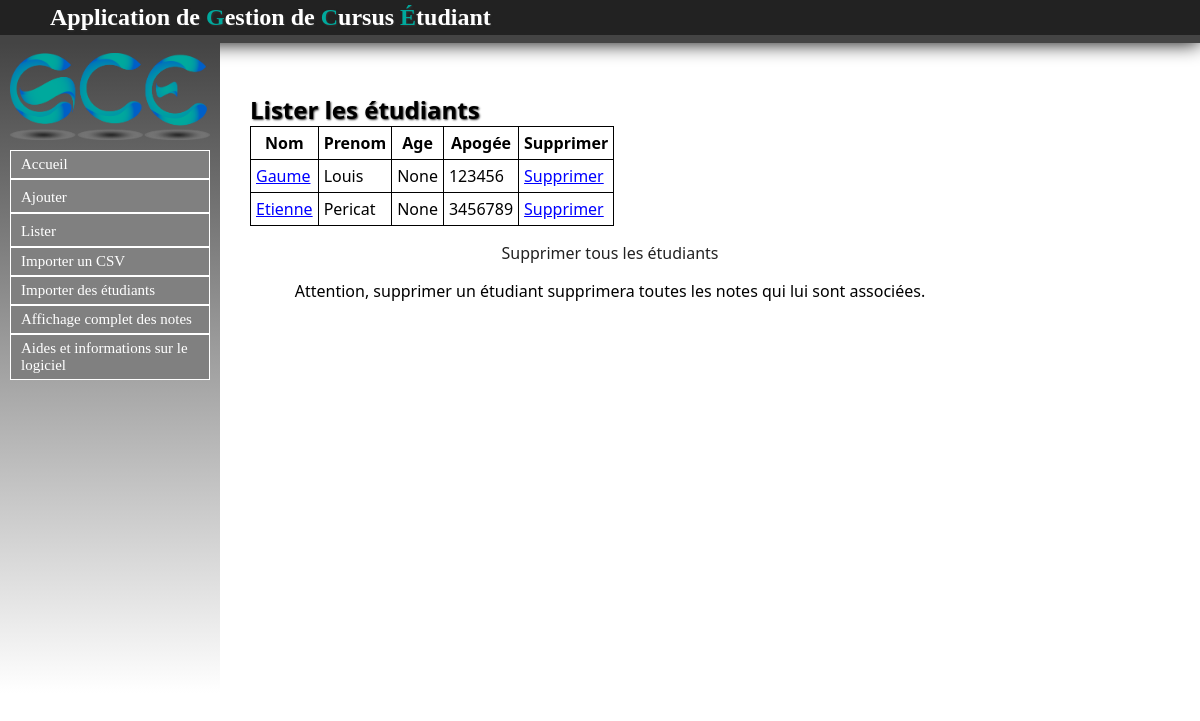
Before: /Etudiant/listeretus with the older database file.
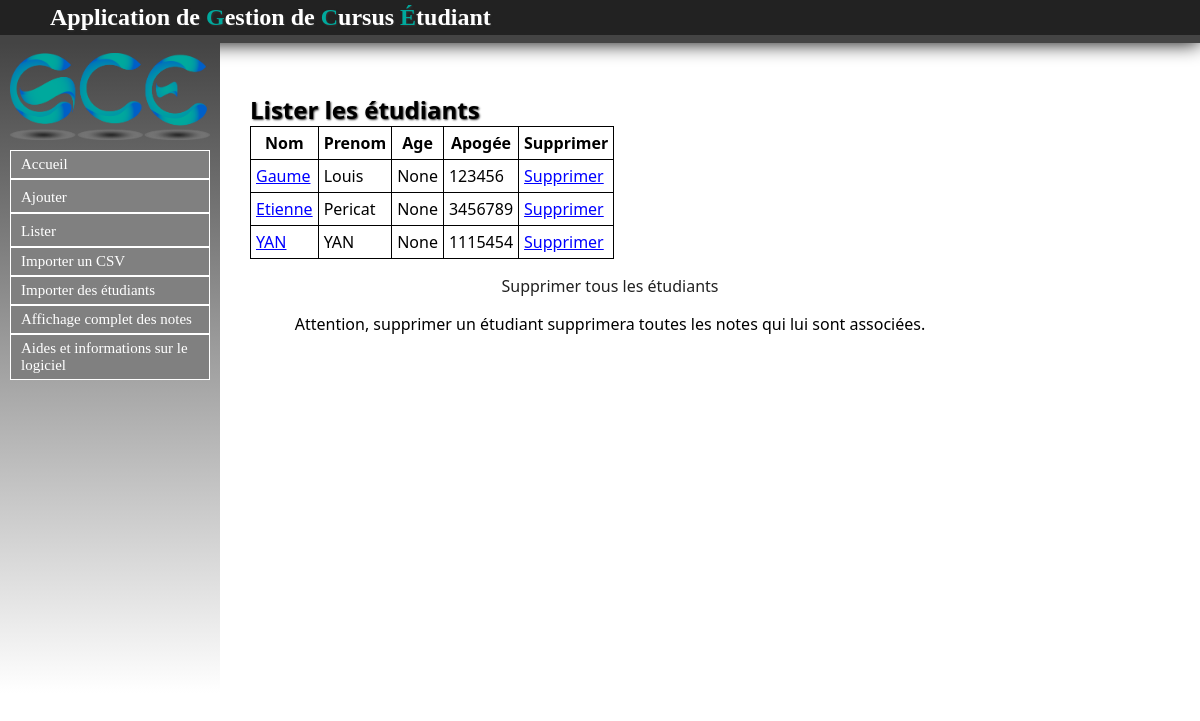
After: the same page with the newer database file.
### Etudiant/models.py (models this page shows, shortened)
class Etu(models.Model):
	nom = models.CharField(max_length=30, null=False)
	prenom = models.CharField(max_length=30, null=False)
	age = models.IntegerField(null=True)
	apogee = models.IntegerField(null=True)
	date_naissance = models.DateField(null=True)
	sexe = models.CharField(max_length=1, null=True)
	adresse = models.CharField(max_length=100, null=True)
	ine = models.CharField(max_length=100, null=True)
	adresse_parents = models.CharField(max_length=100, null=True)
	tel = models.IntegerField(null=True)
	tel_par = models.IntegerField(null=True)
	lieu_naissance = models.CharField(max_length=100, null=True)
	nationalite = models.CharField(max_length=100, null=True)
	situation_familiale = models.CharField(max_length=100, null=True)
	situation_militaire = models.CharField(max_length=100, null=True)
	cate_socio_pro_chef_famille = models.CharField(max_length=100, null=True)
	cate_socio_pro_autre_parent = models.CharField(max_length=100, null=True)
	aide_financiere = models.CharField(max_length=100, null=True)
	bourse = models.CharField(max_length=100, null=True)
	groupe = models.ForeignKey(Groupe, null=True)

### Etudiant/views.py (the view)
def listeretus(request):
	etus = Etu.objects.all()
	return render(request, 'contenu_html/listeretus.html',{'etus': etus})

### Etudiant/templates/contenu_html/listeretus.html (shortened to what this page needs)
{% extends "templates/base.html" %}
{% block content %}
<h1>Lister les étudiants</h1>
{% if not etus %}
	<p>Pas d'étudiants dans la base</p>
{% else %}
	<table>
	<tr>
		<th>Nom</th>
		<th>Prenom</th>
		<th>Age</th>
		<th>Apogée</th>
		<th>Supprimer</th>
	</tr>
{% endif %}
{% for etu in etus %}
	<tr>
		<td><a href="listeretu/{{ etu.id }}">{{ etu.nom }}</a></td>
		<td>{{ etu.prenom }}</td>
		<td>{{ etu.age }}</td>
		<td>{{ etu.apogee }}</td>
		<td><a href="suppretu/{{ etu.id }}">Supprimer</a></td>
	</tr>
{% endfor %}
</table>
<p><a onclick="suppression();">Supprimer tous les étudiants</a></p>
<p>Attention, supprimer un étudiant supprimera toutes les notes qui lui sont associées.</p>
{% endblock %}

Changed rows visible on the page:
added Etu: nom "YAN", prenom "YAN", age "None", apogee "1115454"
